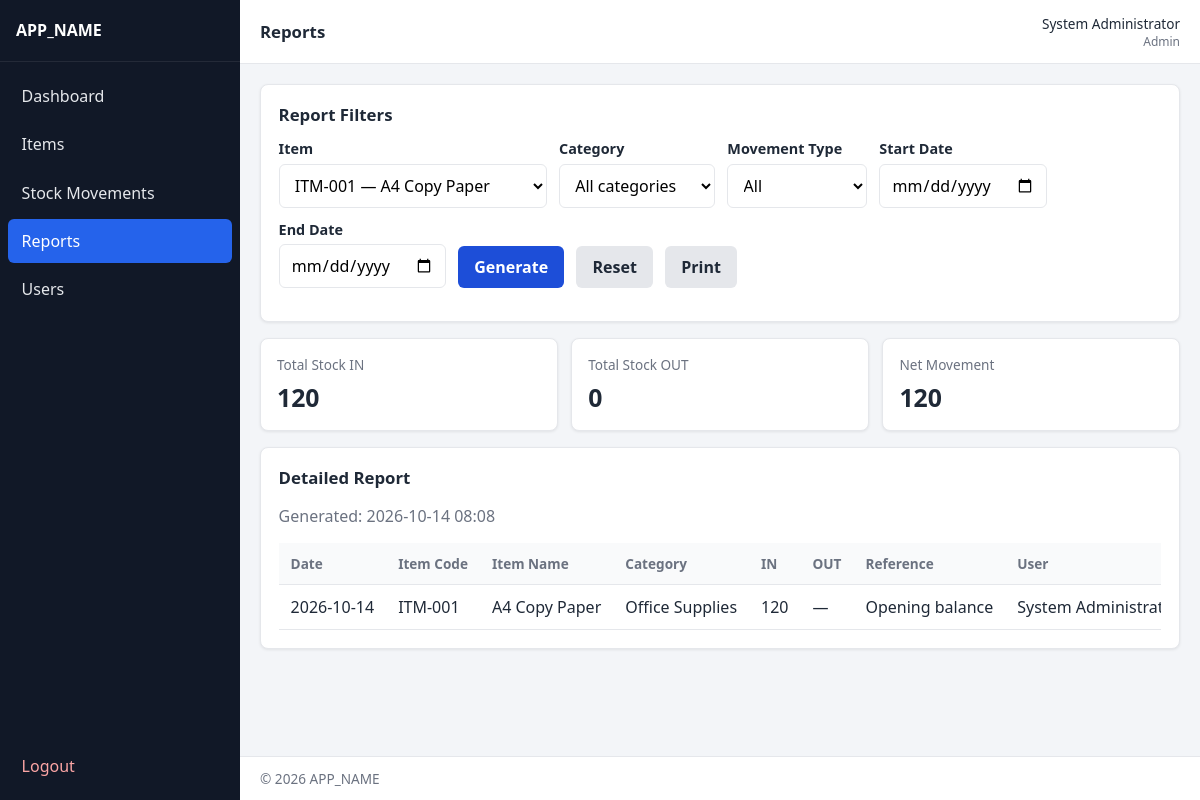
Page /admin/reports.php?item_id=1 (signed in) on the committed database.
### tables this page shows
CREATE TABLE stock_movements (
    id INT UNSIGNED AUTO_INCREMENT PRIMARY KEY,
    item_id INT UNSIGNED NOT NULL,
    movement_type ENUM('IN', 'OUT') NOT NULL,
    quantity INT NOT NULL,
    movement_date DATE NOT NULL,
    reference_note VARCHAR(255) NULL,
    created_by INT UNSIGNED NULL,
    created_at TIMESTAMP NOT NULL DEFAULT CURRENT_TIMESTAMP,
    KEY idx_movements_item (item_id),
    KEY idx_movements_type (movement_type),
    KEY idx_movements_date (movement_date),
    KEY idx_movements_created_by (created_by),
    CONSTRAINT chk_movements_quantity CHECK (quantity > 0),
    CONSTRAINT fk_movements_item
        FOREIGN KEY (item_id) REFERENCES items (id)
        ON UPDATE CASCADE
        ON DELETE RESTRICT,
    CONSTRAINT fk_movements_user
        FOREIGN KEY (created_by) REFERENCES users (id)
        ON UPDATE CASCADE
        ON DELETE SET NULL
);

CREATE TABLE items (
    id INT UNSIGNED AUTO_INCREMENT PRIMARY KEY,
    item_code VARCHAR(50) NOT NULL,
    item_name VARCHAR(150) NOT NULL,
    category VARCHAR(100) NOT NULL,
    location VARCHAR(100) NOT NULL,
    quantity INT NOT NULL DEFAULT 0,
    unit VARCHAR(30) NOT NULL,
    reorder_level INT NOT NULL DEFAULT 0,
    created_at TIMESTAMP NOT NULL DEFAULT CURRENT_TIMESTAMP,
    updated_at TIMESTAMP NOT NULL DEFAULT CURRENT_TIMESTAMP ON UPDATE CURRENT_TIMESTAMP,
    UNIQUE KEY uq_items_code (item_code),
    KEY idx_items_name (item_name),
    KEY idx_items_category (category),
    KEY idx_items_location (location),
    CONSTRAINT chk_items_quantity CHECK (quantity >= 0),
    CONSTRAINT chk_items_reorder CHECK (reorder_level >= 0)
);

CREATE TABLE users (
    id INT UNSIGNED AUTO_INCREMENT PRIMARY KEY,
    full_name VARCHAR(120) NOT NULL,
    username VARCHAR(60) NOT NULL,
    password_hash VARCHAR(255) NOT NULL,
    role ENUM('admin', 'user') NOT NULL DEFAULT 'user',
    is_active TINYINT(1) NOT NULL DEFAULT 1,
    created_at TIMESTAMP NOT NULL DEFAULT CURRENT_TIMESTAMP,
    updated_at TIMESTAMP NOT NULL DEFAULT CURRENT_TIMESTAMP ON UPDATE CURRENT_TIMESTAMP,
    UNIQUE KEY uq_users_username (username),
    KEY idx_users_role (role),
    KEY idx_users_active (is_active)
);

### includes/functions.php (called while the page is built, shortened)
<?php
function e(?string $value): string
{
    return htmlspecialchars((string) $value, ENT_QUOTES | ENT_SUBSTITUTE, 'UTF-8');
}
function url(string $path = ''): string
{
    $base = rtrim(BASE_PATH, '/');
    $path = '/' . ltrim($path, '/');
    return ($base === '' ? '' : $base) . $path;
}
function positive_int(mixed $value): ?int
{
    $int = (int) $value;
    return $int > 0 ? $int : null;
}
function trim_str(mixed $value): string
{
    return trim((string) ($value ?? ''));
}
function format_date(?string $date): string
{
    $ts = strtotime($date);
    return $ts ? date('Y-m-d', $ts) : e($date);
}

### admin/reports.php (the view, shortened to what this page needs)
<?php
$pdo = db();
$items = $pdo->query(
    'SELECT id, item_code, item_name FROM items ORDER BY item_name ASC'
)->fetchAll();
$filterItem = positive_int($_GET['item_id'] ?? null);
$filterCategory = trim_str($_GET['category'] ?? '');
$filterType = strtoupper(trim_str($_GET['movement_type'] ?? ''));
$startDate = trim_str($_GET['start_date'] ?? '');
$endDate = trim_str($_GET['end_date'] ?? '');
$run = isset($_GET['run']) || $startDate !== '' || $endDate !== '' || $filterItem !== null || $filterCategory !== '' || $filterType !== '';
$where = [];
$params = [];
if ($filterItem !== null) {
    $where[] = 'sm.item_id = :item_id';
    $params['item_id'] = $filterItem;
}
$whereSql = $where ? ('WHERE ' . implode(' AND ', $where)) : '';
$totalIn = 0;
$totalOut = 0;
$rows = [];
if ($run) {
    $summarySql = "SELECT
            COALESCE(SUM(CASE WHEN sm.movement_type = 'IN' THEN sm.quantity ELSE 0 END), 0) AS total_in,
            COALESCE(SUM(CASE WHEN sm.movement_type = 'OUT' THEN sm.quantity ELSE 0 END), 0) AS total_out
         FROM stock_movements sm
         INNER JOIN items i ON i.id = sm.item_id
         {$whereSql}";
    $summaryStmt = $pdo->prepare($summarySql);
    $summaryStmt->execute($params);
    $summary = $summaryStmt->fetch() ?: ['total_in' => 0, 'total_out' => 0];
    $totalIn = (int) $summary['total_in'];
    $totalOut = (int) $summary['total_out'];
    $detailSql = "SELECT sm.movement_date, sm.movement_type, sm.quantity, sm.reference_note,
                         i.item_code, i.item_name, i.category, u.full_name AS created_by_name
                  FROM stock_movements sm
                  INNER JOIN items i ON i.id = sm.item_id
                  LEFT JOIN users u ON u.id = sm.created_by
                  {$whereSql}
                  ORDER BY sm.movement_date DESC, sm.id DESC
                  LIMIT 1000";
    $detailStmt = $pdo->prepare($detailSql);
    $detailStmt->execute($params);
    $rows = $detailStmt->fetchAll();
}
$net = $totalIn - $totalOut;
require __DIR__ . '/../includes/header.php';
?>
<div class="card no-print">
    <h2>Report Filters</h2>
    <form method="get" action="<?= e(url('admin/reports.php')) ?>" class="toolbar">
        <div class="form-group">
            <label for="item_id">Item</label>
            <select id="item_id" name="item_id">
                <?php foreach ($items as $item): ?>
                    <option value="<?= e((string) $item['id']) ?>" <?= $filterItem === (int) $item['id'] ? 'selected' : '' ?>>
                        <?= e($item['item_code'] . ' — ' . $item['item_name']) ?>
                    </option>
                <?php endforeach; ?>
            </select>
        </div>
        <div class="form-group">
            <label for="category">Category</label>
            <select id="category" name="category">
                <option value="">All categories</option>
            </select>
        </div>
        <div class="form-group">
            <label for="movement_type">Movement Type</label>
            <select id="movement_type" name="movement_type">
                <option value="">All</option>
            </select>
        </div>
        <div class="form-group">
            <label for="start_date">Start Date</label>
            <input type="date" id="start_date" name="start_date" value="<?= e($startDate) ?>">
        </div>
        <div class="form-group">
            <label for="end_date">End Date</label>
            <input type="date" id="end_date" name="end_date" value="<?= e($endDate) ?>">
        </div>
        <button type="submit" class="btn btn-primary">Generate</button>
        <a class="btn btn-secondary" href="<?= e(url('admin/reports.php')) ?>">Reset</a>
        <?php if ($run): ?>
            <button type="button" class="btn btn-secondary" onclick="window.print()">Print</button>
        <?php endif; ?>
    </form>
</div>
<?php if ($run): ?>
    <div class="stats-grid">
        <div class="stat-card">
            <div class="label">Total Stock IN</div>
            <div class="value"><?= e((string) $totalIn) ?></div>
        </div>
        <div class="stat-card">
            <div class="label">Total Stock OUT</div>
            <div class="value"><?= e((string) $totalOut) ?></div>
        </div>
        <div class="stat-card">
            <div class="label">Net Movement</div>
            <div class="value"><?= e((string) $net) ?></div>
        </div>
    </div>
    <div class="card">
        <h2>Detailed Report</h2>
        <p class="muted">
            Generated: <?= e(date('Y-m-d H:i')) ?>
        </p>
        <?php if (!$rows): ?>
            <div class="empty-state">No movements match the selected filters.</div>
        <?php else: ?>
            <div class="table-wrap">
                <table class="data-table">
                    <thead>
                        <tr>
                            <th>Date</th>
                            <th>Item Code</th>
                            <th>Item Name</th>
                            <th>Category</th>
                            <th>IN</th>
                            <th>OUT</th>
                            <th>Reference</th>
                            <th>User</th>
                        </tr>
                    </thead>
                    <tbody>
                        <?php foreach ($rows as $row): ?>
                            <tr>
                                <td><?= e(format_date($row['movement_date'])) ?></td>
                                <td><?= e($row['item_code']) ?></td>
                                <td><?= e($row['item_name']) ?></td>
                                <td><?= e($row['category']) ?></td>
                                <td><?= $row['movement_type'] === 'IN' ? e((string) $row['quantity']) : '—' ?></td>
                                <td><?= $row['movement_type'] === 'OUT' ? e((string) $row['quantity']) : '—' ?></td>
                                <td><?= e($row['reference_note'] ?? '') ?></td>
                                <td><?= e($row['created_by_name'] ?? '—') ?></td>
                            </tr>
                        <?php endforeach; ?>
                    </tbody>
                </table>
            </div>
        <?php endif; ?>
    </div>
<?php else: ?>
    <div class="card">
        <div class="empty-state">Choose filters and click Generate to view the report.</div>
    </div>
<?php endif; ?>
<?php require __DIR__ . '/../includes/footer.php'; ?>

### assets/css/style.css (style rules this page uses)
:root { --bg: #f3f5f8; --surface: #ffffff; --text: #1f2937; --muted: #6b7280; --border: #e5e7eb; --primary: #1d4ed8; --primary-dark: #1e40af; --danger: #b91c1c; --danger-bg: #fef2f2; --success: #047857; --success-bg: #ecfdf5; --warning: #b45309; --warning-bg: #fffbeb; --info-bg: #eff6ff; --sidebar: #111827; --sidebar-text: #e5e7eb; --sidebar-active: #2563eb; --shadow: 0 1px 3px rgba(0, 0, 0, 0.08); --radius: 8px; --font: "Segoe UI", Tahoma, Geneva, Verdana, sans-serif; }
*, *::before, *::after { box-sizing: border-box; }
html, body { margin: 0; padding: 0; font-family: var(--font); color: var(--text); background: var(--bg); min-height: 100%; }
a { color: var(--primary); text-decoration: none; }
.card { background: var(--surface); border: 1px solid var(--border); border-radius: var(--radius); padding: 1.1rem; box-shadow: var(--shadow); margin-bottom: 1rem; }
.card h2, .card h3 { margin: 0 0 0.85rem; font-size: 1.05rem; }
.stats-grid { display: grid; grid-template-columns: repeat(auto-fit, minmax(160px, 1fr)); gap: 0.85rem; margin-bottom: 1rem; }
.stat-card { background: var(--surface); border: 1px solid var(--border); border-radius: var(--radius); padding: 1rem; box-shadow: var(--shadow); }
.stat-card .label { color: var(--muted); font-size: 0.85rem; margin-bottom: 0.35rem; }
.stat-card .value { font-size: 1.55rem; font-weight: 700; }
.toolbar { display: flex; flex-wrap: wrap; gap: 0.75rem; align-items: flex-end; margin-bottom: 1rem; }
.toolbar .form-group { margin: 0; min-width: 140px; }
.form-group { display: flex; flex-direction: column; gap: 0.35rem; }
.form-group label { font-size: 0.9rem; font-weight: 600; }
.form-group input, .form-group select, .form-group textarea { border: 1px solid var(--border); border-radius: 6px; padding: 0.55rem 0.7rem; font: inherit; background: #fff; }
.btn { display: inline-flex; align-items: center; justify-content: center; gap: 0.35rem; border: 1px solid transparent; border-radius: 6px; padding: 0.55rem 0.95rem; font: inherit; font-weight: 600; cursor: pointer; text-decoration: none; background: #e5e7eb; color: var(--text); }
.btn-primary { background: var(--primary); color: #fff; }
.btn-secondary { background: #e5e7eb; }
.table-wrap { width: 100%; overflow-x: auto; }
table.data-table { width: 100%; border-collapse: collapse; background: var(--surface); }
table.data-table th, table.data-table td { padding: 0.7rem 0.75rem; border-bottom: 1px solid var(--border); text-align: left; vertical-align: top; white-space: nowrap; }
table.data-table th { font-size: 0.85rem; color: var(--muted); background: #f9fafb; }
.muted { color: var(--muted); }

### rows in the picture
stock_movements: movement_date "2026-10-14", item.item_code "ITM-001", item.item_name "A4 Copy Paper", item.category "Office Supplies", quantity "120", reference_note "Opening balance", created_by.full_name "System…"

### other values in the picture
APP_NAME "APP_NAME"
$pageTitle "Reports"
$user['full_name'] "System Administrator"
$user['role'] "Admin"
$totalIn "120"
$totalOut "0"
$net "120"
form field item_id "ITM-001 — A4 Copy Paper"
